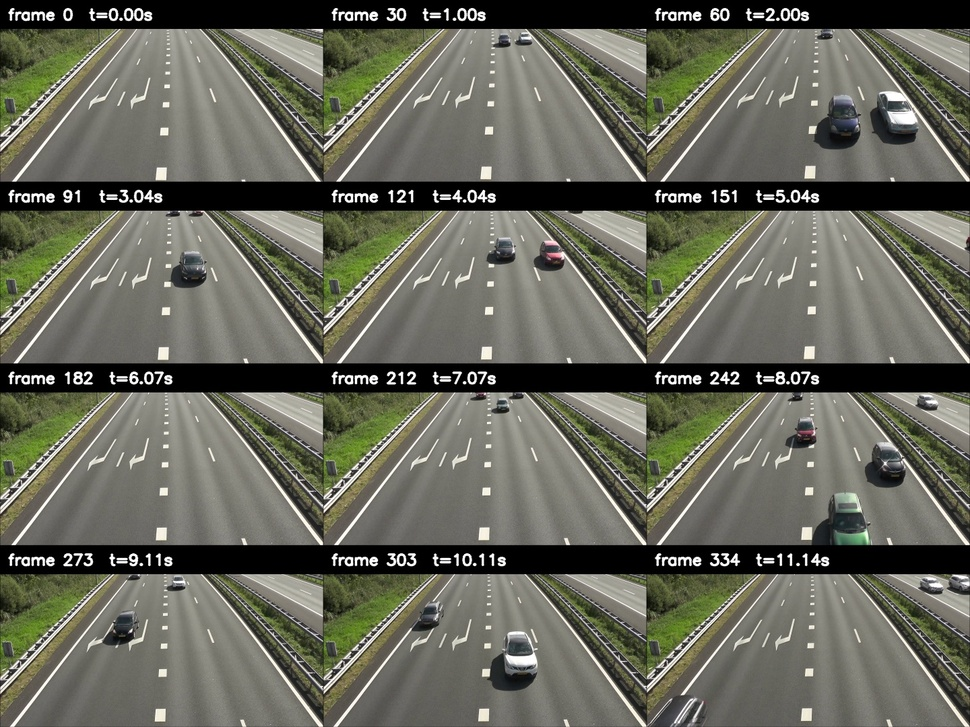
#> input picture car_samples.jpg, 970 x 727 px, shrunk from 1440 x 1080 before the run
$ python -i shot_sampling.py   (imports and definitions only)   (older library calls are emulated)
#> lines starting #> are read from the running program, lines starting #| are printed output that depends on the picture
"""Shot-aware keyframe sampling for offline discovery and stream bootstrap."""

from __future__ import annotations

from dataclasses import asdict, dataclass
from pathlib import Path
from typing import Any

import cv2
import numpy as np


class ShotSamplingError(RuntimeError):
    """Raised when representative frames cannot be sampled."""


@dataclass(frozen=True)
class VideoProbe:
    width: int
    height: int
    fps: float
    frame_count: int
    shot_starts: tuple[int, ...] = ()

    @property
    def duration_seconds(self) -> float:
        return self.frame_count / self.fps if self.fps > 0 else 0.0


@dataclass(frozen=True)
class SampledKeyframe:
    frame_index: int
    time_seconds: float
    shot_index: int
    quality_score: float
    transition_score: float
    path: str

    def to_dict(self) -> dict[str, Any]:
        return asdict(self)


# [190 lines left out: functions detect_shot_starts, sample_shot_keyframes, _select_representative_candidates, not called in this run]


def _frame_histogram(frame: np.ndarray) -> np.ndarray:
    hsv = cv2.cvtColor(frame, cv2.COLOR_BGR2HSV)
    hist = cv2.calcHist([hsv], [0, 1], None, [32, 32], [0, 180, 0, 256])
    return cv2.normalize(hist, hist).flatten()


class OnlineShotChangeDetector:
    """Detect hard cuts online without buffering the video."""

    # [54 lines left out: functions __init__, update, _quality_score, not called in this run]

>>> import cv2
>>> picture = cv2.imread('../../../car_samples.jpg')
#> picture is the input picture: shape (727, 970, 3); mean B, G, R 90.8, 103.1, 102.2
>>> result = _frame_histogram(picture)
#> in _frame_histogram, `hsv = cv2.cvtColor(frame, cv2.COLOR_BGR2HSV)`: hsv: shape (727, 970, 3); mean H, S, V 29, 37.3, 104.1
#> in _frame_histogram, `hist = cv2.calcHist([hsv], [0, 1], None, [32, 32], [0, 180, 0, 256])`:
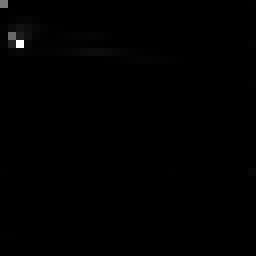
#> hist: shape (32, 32) float32 (shown 8 times larger); min 0, max 194179, mean 688.7; drawn with min black and max white
#> result = 1024 values, max 0.825 at index 162, min 0 at index 16, mean 0.00293

$ run again, on hippo_samples.jpg
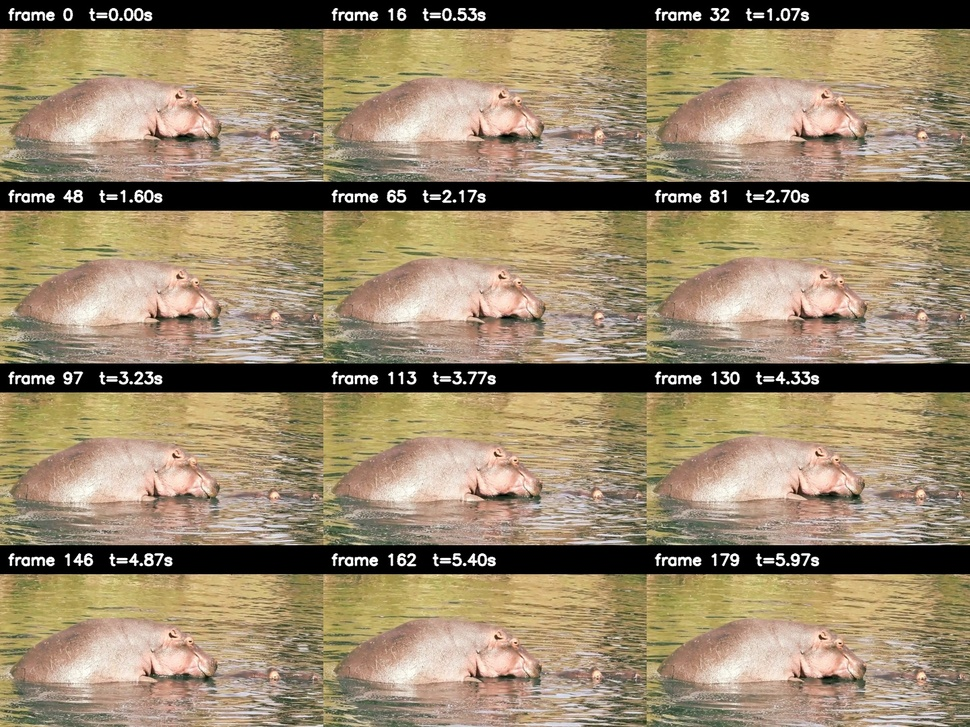
#> input picture hippo_samples.jpg, 970 x 727 px, shrunk from 1440 x 1080 before the run
#> picture is the input picture: shape (727, 970, 3); mean B, G, R 107, 135, 152.3
#> hsv: shape (727, 970, 3); mean H, S, V 19.9, 79.8, 152.5
#> in _frame_histogram, `hist = cv2.calcHist([hsv], [0, 1], None, [32, 32], [0, 180, 0, 256])`:
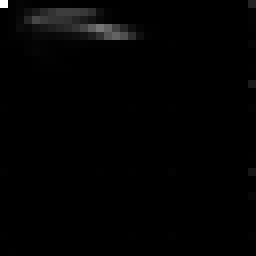
#> hist: shape (32, 32) float32 (shown 8 times larger); min 0, max 67542, mean 688.7; drawn with min black and max white
#> result = 1024 values, max 0.583 at index 0, min 0 at index 18, mean 0.00594
